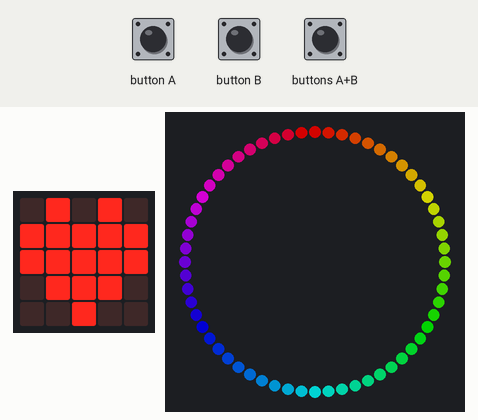
The program below on a simulated BBC micro:bit (MakeCode). Shown: the board's 5×5 LED display, 60 RGB LEDs in a ring, first at the top, clockwise. Inputs (shaded band) come from the test bench. Dim RGB values are drawn brighter than linear.

Above: at 1.8 s.
1.9 s: button A pressed for 0.15 s
At 2.53 s:
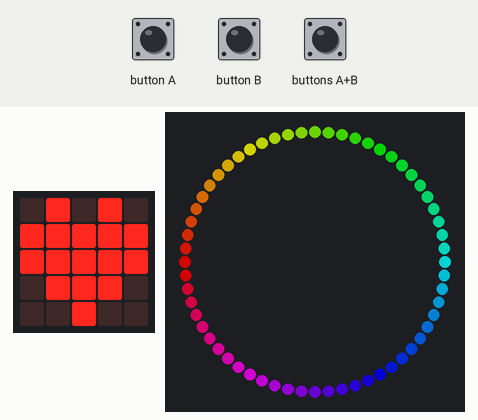
2.6 s: buttons A+B pressed for 1 s
At 4.2 s:
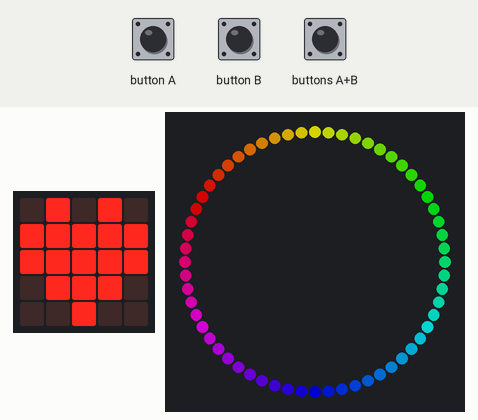
5.1 s: button B pressed for 0.15 s
At 5.73 s:
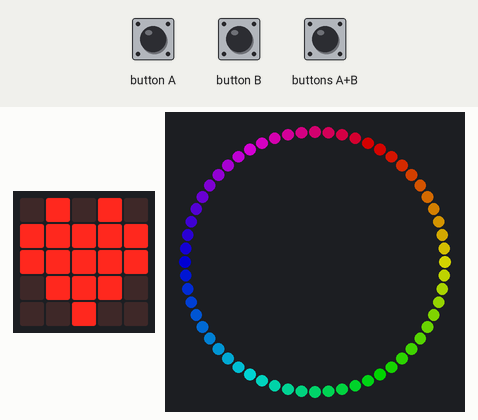
5.8 s: buttons A+B pressed for 0.15 s
At 6.3 s:
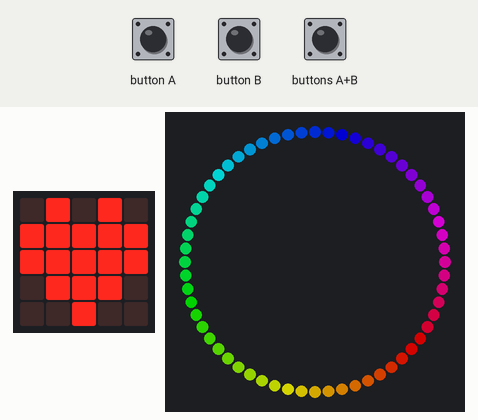
7.4 s: button A pressed for 0.15 s
At 8.03 s:
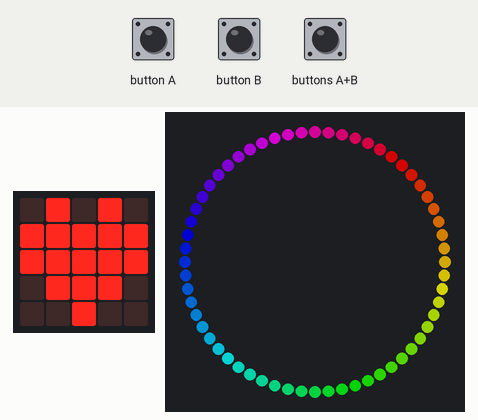
8.1 s: button B pressed for 1 s
At 9.25 s:
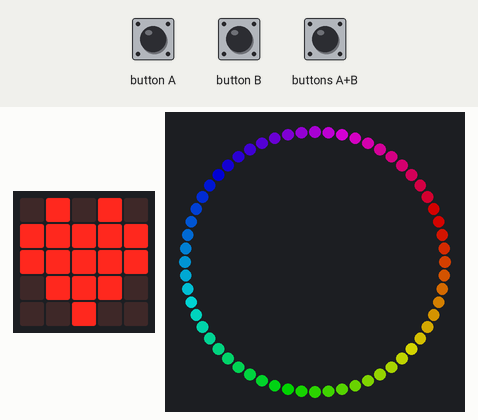
Timing chart, 0 to 10.7 s (numbered marks = the images above; inputs shaded):
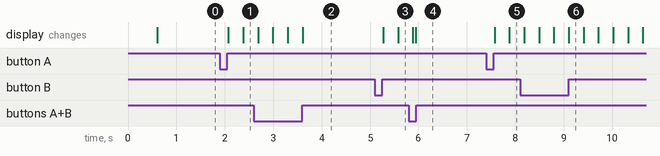

The program:

main.ts
```typescript
input.onButtonPressed(Button.A, function () {
    hastighed = hastighed - 1
})
input.onButtonPressed(Button.AB, function () {
    hastighed = 0
})
input.onButtonPressed(Button.B, function () {
    hastighed = hastighed + 1
})
let hastighed = 0
basic.showIcon(IconNames.Heart)
let haloDisplay = kitronik_halo_hd.createZIPHaloDisplay(60)
haloDisplay.showRainbow(1, 360)
hastighed = 0
basic.forever(function () {
    haloDisplay.rotate(hastighed)
    haloDisplay.show()
})
```

test.ts
```typescript
// test ender her, dette bliver ikke kompileret, når denne pakke bruges som en udvidelse.
```
